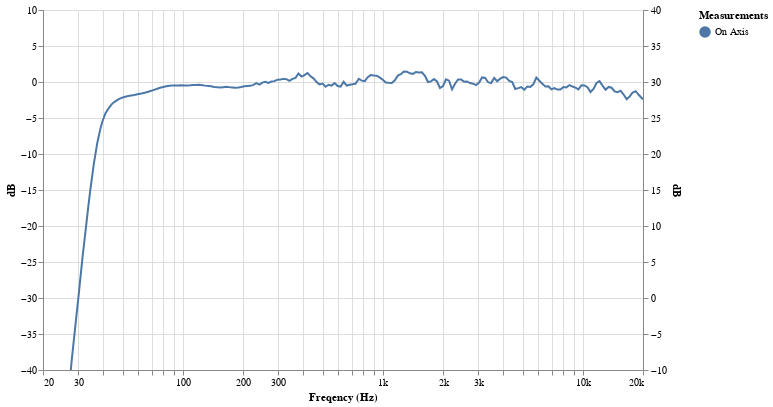

The notebook cell this image was saved under:
### Code cell
genelec = parse_graphs_speaker('Genelec', 'Genelec 8341A', 'klippel')
genelec_cea2034 = genelec['CEA2034']

cea2034 = normalize_cea2034(genelec_cea2034, normalize_mean(genelec_cea2034))
onaxis = cea2034[cea2034.Measurements == 'On Axis']

graph_spinorama(onaxis, graph_params_default)

### Figure 1 — Vega-Lite specification as saved in the notebook (floating-point values rounded to 4 significant figures; data arrays with more than 128 entries replaced by an {"elided": "..."} marker saying what was removed)
{"config": {"view": {"continuousWidth": 400, "continuousHeight": 300}}, "layer": [{"layer": [{"mark": {"type": "circle", "size": 100}, "encoding": {"color": {"type": "nominal", "field": "Measurements", "sort": null}, "opacity": {"condition": {"value": 1, "selection": "selector001"}, "value": 0}, "tooltip": [{"type": "nominal", "field": "Measurements"}, {"type": "quantitative", "field": "Freq"}, {"type": "quantitative", "field": "dB"}], "x": {"type": "quantitative", "axis": {"format": "s"}, "field": "Freq", "scale": {"base": 10, "domain": [20, 20000], "nice": false, "type": "log"}, "title": "Freqency (Hz)"}, "y": {"type": "quantitative", "field": "dB", "scale": {"domain": [-40, 10], "zero": false}}}, "selection": {"selector002": {"type": "multi", "fields": ["Measurements"], "bind": "legend"}, "selector003": {"type": "interval", "bind": "scales"}, "selector001": {"type": "single", "nearest": true, "on": "mouseover", "fields": ["Freq"], "empty": "none"}, "selector004": {"type": "interval", "bind": "scales", "encodings": ["x", "y"]}}, "transform": [{"filter": {"field": "Measurements", "oneOf": ["On Axis", "Listening Window", "Early Reflections", "Sound Power"]}}]}, {"mark": "line", "encoding": {"color": {"type": "nominal", "field": "Measurements", "sort": null}, "opacity": {"condition": {"value": 1, "selection": "selector002"}, "value": 0.2}, "x": {"type": "quantitative", "axis": {"format": "s"}, "field": "Freq", "scale": {"base": 10, "domain": [20, 20000], "nice": false, "type": "log"}, "title": "Freqency (Hz)"}, "y": {"type": "quantitative", "field": "dB", "scale": {"domain": [-40, 10], "zero": false}}}, "transform": [{"filter": {"field": "Measurements", "oneOf": ["On Axis", "Listening Window", "Early Reflections", "Sound Power"]}}]}]}, {"layer": [{"mark": {"type": "circle", "size": 100}, "encoding": {"color": {"type": "nominal", "field": "Measurements", "sort": null}, "opacity": {"condition": {"value": 1, "selection": "selector001"}, "value": 0}, "tooltip": [{"type": "nominal", "field": "Measurements"}, {"type": "quantitative", "field": "Freq"}, {"type": "quantitative", "field": "dB"}], "x": {"type": "quantitative", "axis": {"format": "s"}, "field": "Freq", "scale": {"base": 10, "domain": [20, 20000], "nice": false, "type": "log"}, "title": "Freqency (Hz)"}, "y": {"type": "quantitative", "field": "dB", "scale": {"domain": [-10, 40], "zero": false}}}, "transform": [{"filter": {"field": "Measurements", "oneOf": ["Early Reflections DI", "Sound Power DI"]}}]}, {"mark": "line", "encoding": {"color": {"type": "nominal", "field": "Measurements", "sort": null}, "opacity": {"condition": {"value": 1, "selection": "selector002"}, "value": 0.2}, "x": {"type": "quantitative", "axis": {"format": "s"}, "field": "Freq", "scale": {"base": 10, "domain": [20, 20000], "nice": false, "type": "log"}, "title": "Freqency (Hz)"}, "y": {"type": "quantitative", "field": "dB", "scale": {"domain": [-10, 40], "zero": false}}}, "transform": [{"filter": {"field": "Measurements", "oneOf": ["Early Reflections DI", "Sound Power DI"]}}]}]}], "data": {"name": "data-7a6937bb604446068c225d8477cf1e8a"}, "height": 360, "resolve": {"scale": {"y": "independent"}}, "width": 600, "$schema": "https://vega.github.io/schema/vega-lite/v4.8.1.json", "datasets": {"data-7a6937bb604446068c225d8477cf1e8a": {"elided": "200 records"}}}
